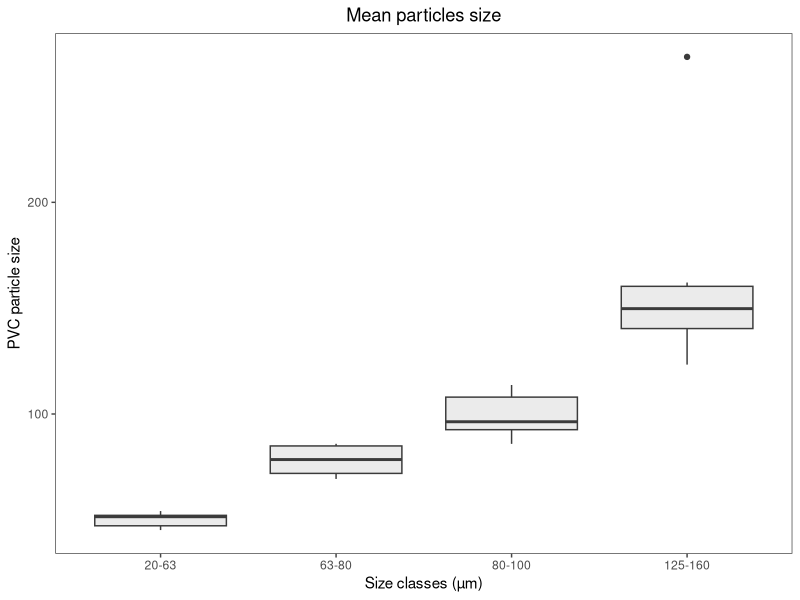
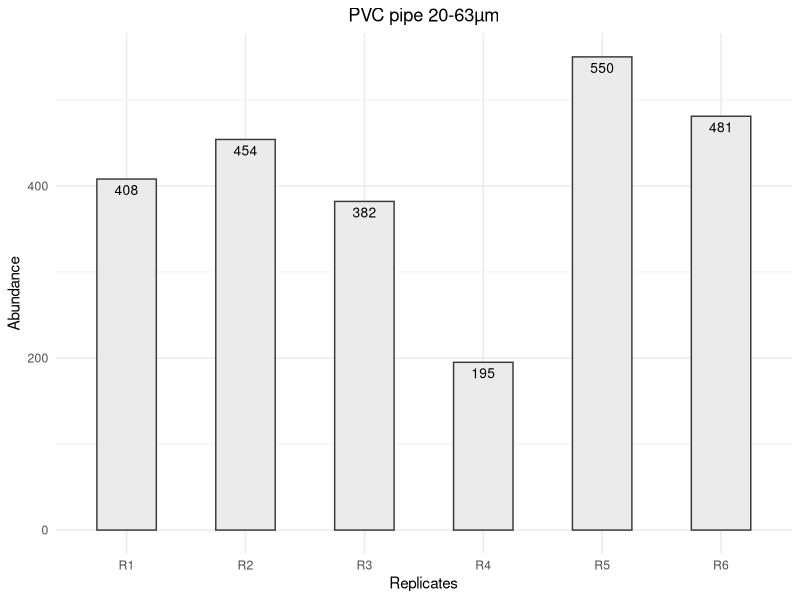
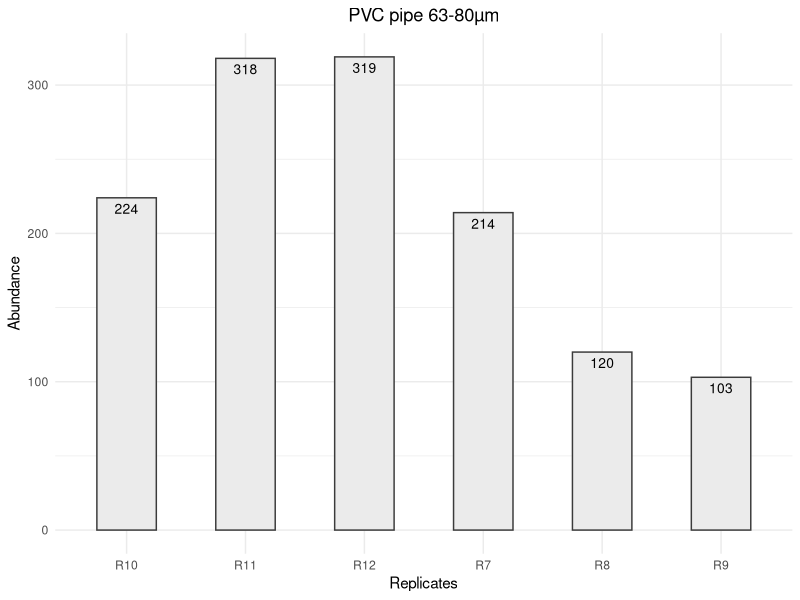
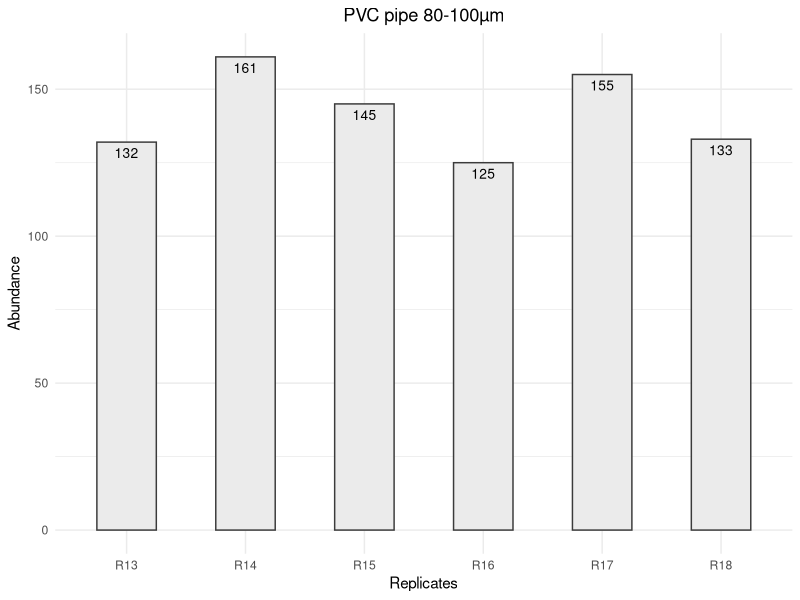
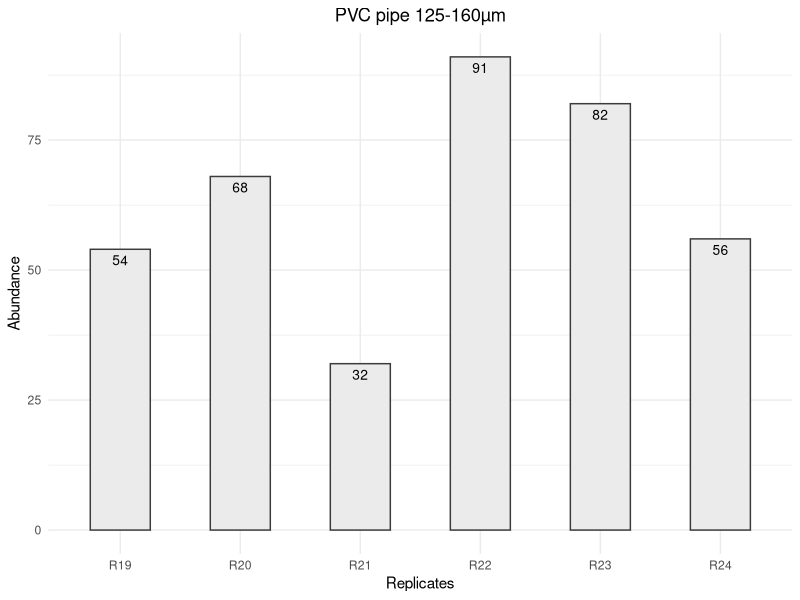
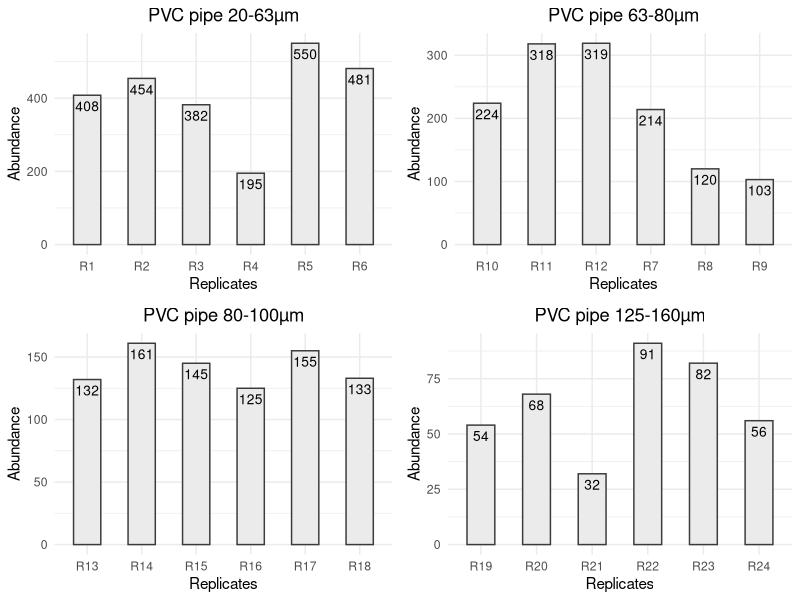

Write the R code that produced these figures, in order.
library(ggplot2)
library(cowplot)
library(dplyr)
library(plyr)
library(egg)
library(car)
library(forcats)

setwd(dir="C:/Users/Nans/Desktop/PVC_MPs_G.fossarum/Data")

Size_Test<-read.csv("Size_Test.csv", header = T, sep = ";")  
Size_Test$Size.class <- fct_relevel(Size_Test$Size.class, c("20-63", "63-80","80-100","125-160"))
View(Size_Test)


#Comparison of the average MP size recovered in each size class


shapiro.test(Size_Test$Mean)
bartlett.test(Mean~Size.class, data=Size_Test)
pairwise.wilcox.test(Size_Test$Mean,Size_Test$Size.class, p.adj="bonferroni", correct = FALSE)

Mean_MPs_Size<-ggplot(data=Size_Test, aes(x=Size.class, y=Mean)) +
  ggtitle("Mean particles size") + 
  xlab("Size classes (µm)") + ylab("PVC particle size")+ theme_article() +
  geom_boxplot(notch = FALSE,fill="gray92", color="gray23")+ theme(plot.title = element_text(hjust = 0.5))

Mean_MPs_Size



#Graphical representation and comparison of the abundance of MPs recovered in each size class


SizeClassA<-subset(Size_Test, Size.class=="20-63")
shapiro.test(SizeClassA$Abundance)
#Since there are only 6 replicates per Size Class, we used a kruskal.wallis test even if shapiro.test is >0.05
kruskal.test(Abundance ~ Replicate, data = SizeClassA)

AbundanceA<-ggplot(data=SizeClassA, aes(x=Replicate, y=Abundance)) +
  ggtitle("PVC pipe 20-63µm") + 
  xlab("Replicates") + ylab("Abundance")+ theme_minimal() +
  geom_bar(stat="identity",fill="gray92", color="gray23", width=0.5)+
  geom_text(aes(label=Abundance), vjust=1.6, color="black", size=3.5)+
  theme(plot.title = element_text(hjust = 0.5))
AbundanceA  


SizeClassB<-subset(Size_Test, Size.class=="63-80")
shapiro.test(SizeClassB$Abundance)
#Since there are only 6 replicates per Size Class, we used a kruskal.wallis test even if shapiro.test is >0.05
kruskal.test(Abundance ~ Replicate, data = SizeClassB)

AbundanceB<-ggplot(data=SizeClassB, aes(x=Replicate, y=Abundance)) +
  ggtitle("PVC pipe 63-80µm") + 
  xlab("Replicates") + ylab("Abundance")+ theme_minimal() +
  geom_bar(stat="identity",fill="gray92", color="gray23", width=0.5)+
  geom_text(aes(label=Abundance), vjust=1.6, color="black", size=3.5)+
  theme(plot.title = element_text(hjust = 0.5))
AbundanceB

SizeClassC<-subset(Size_Test, Size.class=="80-100")
shapiro.test(SizeClassC$Abundance)
#Since there are only 6 replicates per Size Class, we used a kruskal.wallis test even if shapiro.test is >0.05
kruskal.test(Abundance ~ Replicate, data = SizeClassC)

AbundanceC<-ggplot(data=SizeClassC, aes(x=Replicate, y=Abundance)) +
  ggtitle("PVC pipe 80-100µm") + 
  xlab("Replicates") + ylab("Abundance")+ theme_minimal() +
  geom_bar(stat="identity",fill="gray92", color="gray23", width=0.5)+
  geom_text(aes(label=Abundance), vjust=1.6, color="black", size=3.5)+
  theme(plot.title = element_text(hjust = 0.5))
AbundanceC


SizeClassD<-subset(Size_Test, Size.class=="125-160")
shapiro.test(SizeClassD$Abundance)
#Since there are only 6 replicates per Size Class, we used a kruskal.wallis test even if shapiro.test is >0.05
kruskal.test(Abundance ~ Replicate, data = SizeClassD)

AbundanceD<-ggplot(data=SizeClassD, aes(x=Replicate, y=Abundance)) +
  ggtitle("PVC pipe 125-160µm") + 
  xlab("Replicates") + ylab("Abundance")+ theme_minimal() +
  geom_bar(stat="identity",fill="gray92", color="gray23", width=0.5)+
  geom_text(aes(label=Abundance), vjust=1.6, color="black", size=3.5)+
  theme(plot.title = element_text(hjust = 0.5))
AbundanceD

Abundance_Pipe<-plot_grid(AbundanceA, AbundanceB ,AbundanceC ,AbundanceD, ncol = 2, nrow = 2)
Abundance_Pipe
